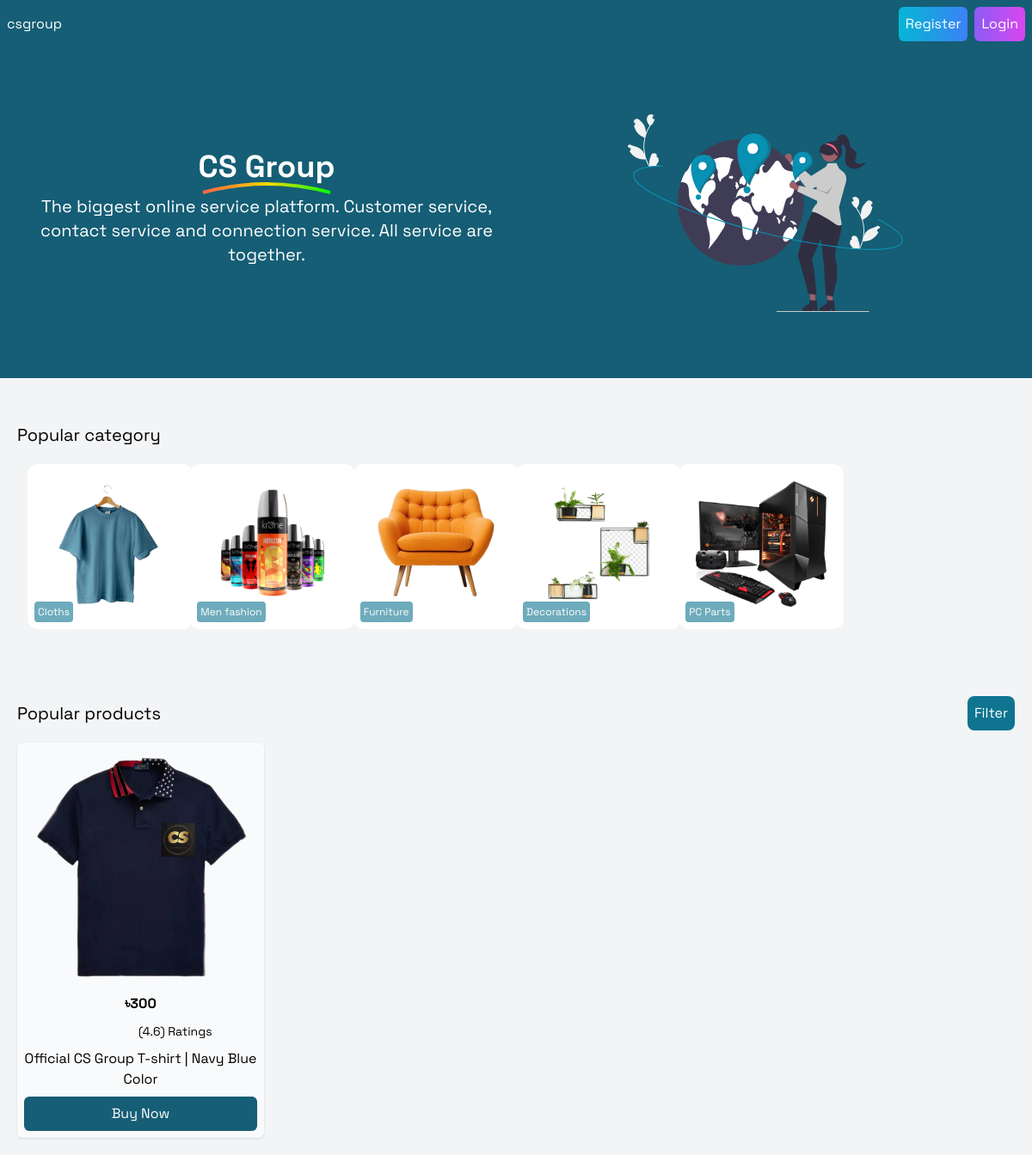
The page / on the database its author committed.
### base/models.py (models this page shows)
class Cat(models.Model):
    title = models.CharField(max_length=100)
    image = models.FileField(upload_to='cats')

class Product(models.Model):
    title = models.CharField(max_length=200)
    image = models.FileField(upload_to='products')
    star = models.FloatField(default=5.00)
    price = models.IntegerField(default=100)

### base/views.py (the view)
# urls.py: path('', home),
def home(request):
    products = Product.objects.all()
    cats = Cat.objects.all()
    context = {
        'pro' : products,
        'cats' : cats
    }
    return render(request, 'home.html', context=context)

### templates/home.html (shortened to what this page needs)
{% extends 'csgrp.html' %}
{% load static %}
{% block body %}
  <section class="h-96 flex-col items-center justify-center bg-cyan-800 p-5 hero md:grid grid-cols-2">
    <div class="text-center m-auto col-span-1 text-centr">
      <h1 class="hero-heading font-bold text-4xl text-white"> <span class="highlight">CS Group</span>
      </h1>
      <p class="text-xl text-white my-3 px-2">
        The biggest online service platform. Customer service, contact service and connection service. All service are together.
      </p>
    </div>
    <div class="hidden md:block m-auto col-span-1">
      <img class="w-80" src="{% static 'undraw_world_re_768g.svg' %}" alt="" />
    </div>
  </section>
  <section class="my-3 p-2 md:p-5 cats">
       <h2 class="my-5 text-xl text-black">
         Popular category
       </h2>
    <div class=" m-3 text-center grid grid-cols-3 md:grid-cols-6 md:gap-0 gap-1">
      {% for cat in cats %}
      <div class="p-5 rounded-xl bg-white relative md:w-48">
       <img class="" src="{{cat.image.url}}" alt="" />
                     <span class="text-xs rounded text-white p-1 opacity-60 bg-cyan-700 bottom-2 left-2 text-center absolute">
                 {{cat.title}}
               </span>
      </div>
      {% endfor %}
    </div>
  </section>
  <section class="p-2 md:p-5 product">
    <div class="flex items-center justify-between">
    <h2 class="my-5 text-xl text-black">
      Popular products
    </h2>
    <div class="filter">
      <button onclick="drop()" class="float-end text-white rounded-lg bg-cyan-700 p-2">Filter</button>
      <br />
    </div>
    </div>
    <div class="grid gap-1 grid-cols-2 md:grid-cols-4">
      {% for p in pro %}
      <div class="rounded-md shadow bg-gray-50 p-2 text-center">
        <img src="{{p.image.url}}" alt="" />
         <h3 class="my-2 text-md font-bold ">৳{{p.price}}</h3>
              <box-icon type="solid" size="xs" color="gold" name="star"></box-icon>
                <box-icon type="solid" size="xs" color="gold" name="star"></box-icon>
                  <box-icon type="solid" size="xs" color="gold" name="star"></box-icon>
                    <box-icon type="solid" size="xs" color="gold" name="star"></box-icon>
                      <box-icon size="xs" color="gold" name="star"></box-icon><span class="text-sm">({{p.star}}) Ratings</span>
        <p class="my-2">{{p.title}}</p>
        <button href="#" class="rounded-md text-white w-full p-2 bg-cyan-800" href="#">Buy Now</button>
      </div>
      {% endfor %}
      </div>
  </section>
{% endblock %}

### templates/csgrp.html (style rules this page uses)
body { font-family: "Space Grotesk", sans-serif; }
h1 { font-family: "Space Grotesk", sans-serif; font-weight: 700px; }
.hero-heading { font-size: 48px; font-weight: bold; position: relative; display: inline-block; }
.highlight { position: relative; display: inline-block; }
.underline { position: absolute; bottom: -20px; left: 50%; transform: translateX(-50%); width: 100%; height: 30px; }

### rows shown on the page
Cat: image (picture), title "Cloths"
Cat: image (picture), title "Men fashion"
Cat: image (picture), title "Furniture"
Cat: image (picture), title "Decorations"
Cat: image (picture), title "PC Parts"
Product: image (picture), price "300", star "4.6", title "Official CS Group T-shirt | Navy Blue Color"
